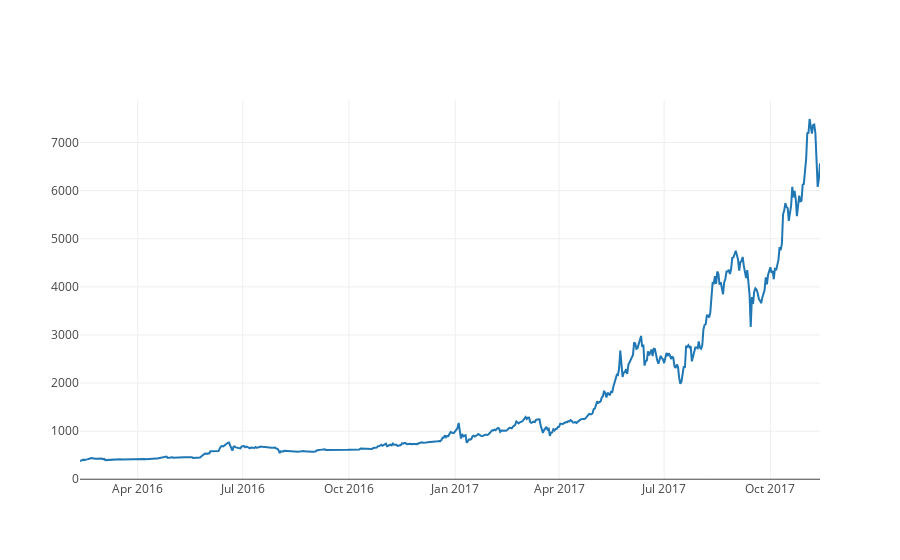

Write notebook code for a chart like this one.
### Code cell
btc_trace = go.Scatter(x=data['Time'], y=data['Price'], name= 'Price')
py.iplot([btc_trace])

### Figure 1 — Plotly figure (JSON) as saved in the notebook; plotly's stock layout.template omitted (floating-point values rounded to 4 significant figures; data arrays with more than 128 entries replaced by an {"elided": "..."} marker saying what was removed)
{"data": [{"name": "Price", "type": "scatter", "uid": "af29e358-949d-4601-99be-8b9412c2153e", "x": {"elided": "641 str values"}, "y": {"elided": "641 float values"}}], "layout": {}}
